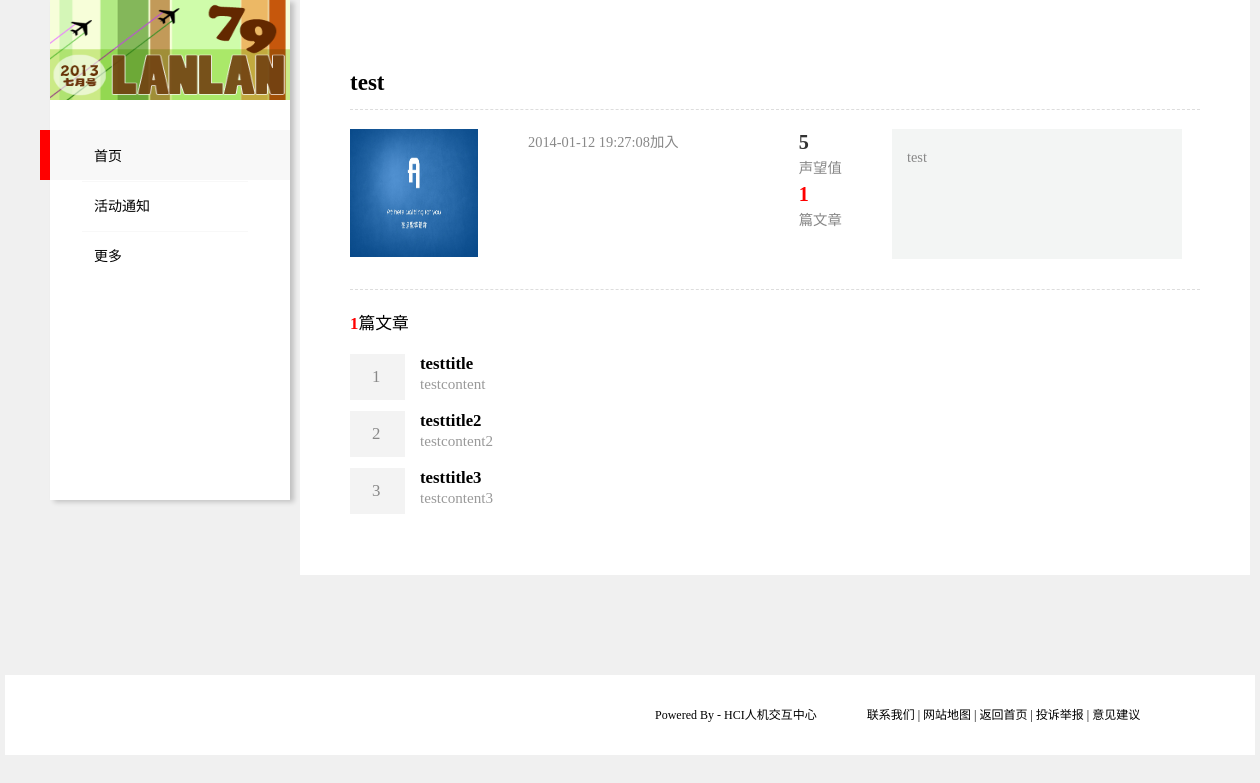
Screenshot of /user.php?id=13 with the database file from the repository.
### tables this page shows
CREATE TABLE IF NOT EXISTS `tag` (
  `ID` int(10) NOT NULL AUTO_INCREMENT,
  `name` varchar(255) NOT NULL,
  `isFormal` int(1) NOT NULL DEFAULT '0',
  `img` varchar(255) DEFAULT NULL,
  PRIMARY KEY (`ID`)
);

CREATE TABLE IF NOT EXISTS `user_info` (
  `user_id` int(10) NOT NULL,
  `nickname` varchar(100) NOT NULL,
  `popularity` int(10) DEFAULT '0',
  `registerTime` varchar(50) NOT NULL,
  `signature` varchar(255) DEFAULT NULL,
  `article_count` int(10) DEFAULT '0',
  PRIMARY KEY (`user_id`)
);

CREATE TABLE IF NOT EXISTS `article` (
  `ID` int(10) NOT NULL AUTO_INCREMENT,
  `title` varchar(255) NOT NULL,
  `content` text NOT NULL,
  `createTime` varchar(255) NOT NULL,
  `lastModifyTime` varchar(255) DEFAULT NULL,
  `user_id` int(10) NOT NULL,
  `isImportant` int(1) NOT NULL DEFAULT '0',
  `comment` int(10) NOT NULL DEFAULT '0',
  PRIMARY KEY (`ID`)
);

### Models/tag.php (called while the page is built, shortened)
<?php
class tag {
    static function getAllTags($type=-1) {
        global $db;
        if($type==-1) {
            $query = $db->prepare('select * from tag order by name');
            $query->execute();
            $rs = $query->fetchAll();
            return $rs;
        }
        else if($type==0) {
            $query = $db->prepare('select * from tag where isFormal=0 order by name');
            $query->execute();
            $rs = $query->fetchAll();
            return $rs;
        }
        else {
            $query = $db->prepare('select * from tag where isFormal=1 order by name');
            $query->execute();
            $rs = $query->fetchAll();
            return $rs;
        }
    }
}

### Controllers/menu.php (called while the page is built)
<?php
include_once('conf/config.php');
include_once('Models/tag.php');
$menus = tag::getAllTags(1);

### Models/user_info.php (called while the page is built, shortened)
<?php
class user_info {
    static function getUserInfo($ID) {
        global $db;
        try {
            $query = $db->prepare('select * from user_info where user_id=?');
            $query->execute(array($ID));
            if($query->rowCount()>0) {
                return $query->fetch();
            }
            else {
                return false;
            }
        } catch(PDOException $e) {
            echo $e;
            return false;
        }
    }
}

### Models/article.php (called while the page is built, shortened)
<?php
class article {
    static function getArticleInfo($user_id){
        global $db;
        try{
            $query = $db->prepare("select * from article where user_id=?");
            $query->execute(array($user_id));
            if($query->rowCount()>0){
                return $query->fetchAll();
            }else{
                return false;
            }
        }catch(PDOException $e){
            echo $e;
            return false;
        }
    }
}

### user.php (the view, shortened to what this page needs)
<?php
	include_once "conf/config.php";
	include_once "Models/user_info.php";
	include_once "Models/article.php";
	$ID = $_GET['id'];
	list($ID,$nickname,$popularity,$registerTime,$signature,$article_count) = user_info::getUserInfo($ID);
	$allrows = article::getArticleInfo($ID);
?>
<!DOCTYPE html>
<html>
<head>
	<link rel="stylesheet" type="text/css" href="public/stylesheets/global.css">
	<link rel="stylesheet" type="text/css" href="public/stylesheets/user.css">
</head>
<body>
    <?php include_once('menu.php') ?>
	<div id="mainBox">
		<div id="container">
			<div class="user-box">
				<h2 class="nickname"><?=$nickname ?></h2>
				<div class="user-info">
					<img src="image/1.jpg" alt="">
					<ul class="info">
						<li><?=$registerTime ?>加入</li>
					</ul>
					<ul class="status">
						<li><strong><?=$popularity ?></strong>声望值</li>
						<li><strong class="red"><?=$article_count ?></strong>篇文章</li>
					</ul>
					<div class="signature"><?=$signature ?></div>
				</div>
			</div>
			<div class="article">
				<div class="article-num"><strong><?=$article_count ?></strong>篇文章</div>
				<?php
				$count = 0;
				foreach($allrows as $row){
				$count ++;
				?>
					<article>
						<div class="item-num">
							<span><?=$count ?></span>
						</div>
						<div class="item-content">
							<a href=""><div class="article-title"><?=$row['title'] ?></div></a>
							<a class="article-content" href=""><?=$row['content'] ?></a>
						</div>
					</article>
				<?php
				}
				?>
			</div>
		</div>
	</div>
	<div id="footer">
		<ul class="footer-box">
			<li class="footer-from">Powered By - HCI人机交互中心</li>
			<li class="footer-info">
				联系我们&nbsp;|&nbsp;网站地图&nbsp;|&nbsp;返回首页&nbsp;|&nbsp;投诉举报&nbsp;|&nbsp;意见建议<br>
			</li>
		</ul>
	</div>
</body>
</html>

### menu.php
<?php
include_once('Controllers/menu.php');
?>
    <div id="nav">
		<a href="index.php" title="hci活动首页">
			<img width="240" height="100" src="public/images/box4.png"id="imgIndex">
		</a>
		<div class="menu">
			<div id="menuLabel" style="display:block; ">
				<span></span>
			</div>
			<ul id="menuList">
                <li>
                    <a href="index.php">首页</a>
                </li>
                <?php
                foreach($menus as $item) {
                    echo '<li>';
                    echo '<a href="index.php?t='.$item['ID'].'">'.$item['name'].'</a>';
                    echo '</li>';
                }
                ?>
                <li>
                    <a href="tagsShow.php">更多</a>
                </li>
			</ul>
		</div>
	</div>

### public/stylesheets/global.css (style rules this page uses)
body { font-size: 12px; margin: 0 auto; font-family: "微软雅黑";background-color: rgb(240,240,240); }
div { margin: 0 auto; }
ul,li { list-style: none; margin: 0; padding: 0; }
img { border: 0px; }
a { color: black; }
a:link { text-decoration: none; }
#mainBox { width: 950px; padding: 0 0 100px 290px; overflow: hidden; }
#nav { width:240px; height: 500px; position: fixed; margin-left: 50px; background-color: rgb(255,255,255); z-index: 15; box-shadow: 4px 2px 5px rgba(0,0,0,.2); -moz-box-shadow: 4px 2px 5px rgba(0,0,0,.2); -webkit-box-shadow: 4px 2px 5px rgba(0,0,0,.2); }
.menu { width: 100%; font-size: 14px; padding-top: 27px; position: relative; z-index: 0; }
#menuLabel { top: 26px; width: 250px; height: 50px; position: absolute; z-index: -1; left: -10px; background-color: rgb(248,248,248); }
#menuLabel span { width:10px; height: 100%; float: left; background-color: red; }
#menuList { padding: 0 32px; overflow: hidden; }
#menuList li { padding: 5px; float: left; border-top: 1px solid rgb(248, 248, 248); }
.menu a { text-indent: 7px; float: left; line-height: 15px; padding: 12px 0; width: 156px; }
#footer { width: 900px; padding-top: 30px; padding-left: 350px; padding-bottom: 50px; background: white; }
.footer-box { padding-left: 300px; }
#footer li { float: left; }
.footer-from { padding-right: 50px; }
.red { color: red; }

### public/stylesheets/user.css (style rules this page uses)
#container { padding: 50px; background: white; }
.user-box { font-size: 1.2em; line-height: 26px; }
.user-info { color: #888; overflow: hidden; padding-bottom: 20px; border-bottom: 1px dashed #ddd; }
.nickname { font-size: 1.6em; padding-bottom: 14px; border-bottom: 1px dashed #ddd; }
.user-info img { width: 128px; height: 128px; float: left; }
.info { float: left; padding-left: 50px; }
.status { float: left; padding-left: 120px; }
.status strong { font-size: 1.4em; display: block; color: #333; }
.status .red { color: red; }
.signature { width: 260px; height: 100px; float: left; margin-left: 50px; margin-bottom: 10px; padding: 15px; background: #f3f5f4; }
.article { width: 700px; font-size: 1.4em; padding-top: 20px; margin-left: 0; overflow: hidden; }
.article-num { padding-bottom: 20px; }
.article-num strong { color: red; }
article { width: 700px; margin-bottom: 10px; overflow: hidden; }
.item-num { width: 20px; display: inline-block; float: left; padding: 13px 13px 13px 22px; background: #f3f3f3; }
.item-num span { color: #888; }
.item-content { width: 600px; height: 47px; float: left; display: inline-block; overflow: hidden; padding-left: 15px; }
.article-title { font-weight: bold; }
.article-content { font-size: 0.9em; color: #999; }

### rows the page displays
tag: name "活动通知"
user_info: nickname "test", registerTime "2014-01-12 19:27:08", popularity "5", article_count "1", signature "test"
article: title "testtitle", content "testcontent"
article: title "testtitle2", content "testcontent2"
article: title "testtitle3", content "testcontent3"
